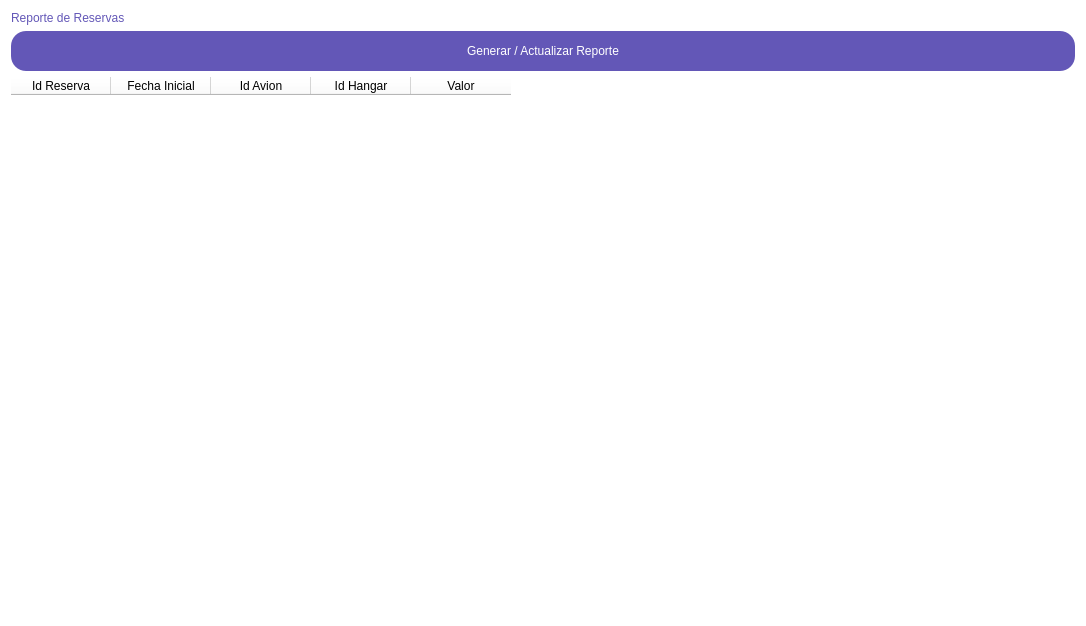
<?xml version="1.0" encoding="UTF-8"?>
<ui version="4.0">
 <class>Form</class>
 <widget class="QWidget" name="Form">
  <property name="geometry">
   <rect>
    <x>0</x>
    <y>0</y>
    <width>1086</width>
    <height>626</height>
   </rect>
  </property>
  <property name="windowTitle">
   <string>Form</string>
  </property>
  <property name="styleSheet">
   <string notr="true">QWidget
{
    background-color: white;
    border-radius: 20px;
}

QPushButton
{
    color: white;
    background-color: #6357B7;
    border-radius: 15px;
    font: 14pt &quot;Bahnschrift&quot;;
}

QPushButton:Pressed
{
    background-color: #C397E4;
}

QPushButton:disabled
{
    color: #6357B7;
    background-color: white;
    border-radius: 0px;
}

QLineEdit
{
    color: #6357B7;
    background-color: white;
    border : 2px solid #6357B7;
    border-radius: 15px;
    font: 10pt &quot;Bahnschrift&quot;;
    border: 1px solid #6357B7;
    padding: 10px;
}

QLabel
{
    background-color: transparent;
    color: #6357B7;
    font: 12pt &quot;Bahnschrift&quot;;
}

QComboBox
{
    border: 1px solid #6357B7;
    border-radius: 3px;
    padding: 1px 18px 1px 3px;
    min-width: 6em;
	color: #6357B7;
    font: 12pt &quot;Bahnschrift&quot;;
}

QTextEdit
{
    color: #6357B7;
    background-color: white;
    border : 2px solid #6357B7;
    border-radius: 15px;
    font: 14pt &quot;Bahnschrift&quot;;
    border: 1px solid #6357B7;
    padding: 13px;
}

QTableWidget
{
	color: #6357B7;
    font: 12pt &quot;Bahnschrift&quot;;
}</string>
  </property>
  <layout class="QVBoxLayout" name="verticalLayout">
   <item>
    <widget class="QLabel" name="label">
     <property name="text">
      <string>Reporte de Reservas</string>
     </property>
    </widget>
   </item>
   <item>
    <widget class="QPushButton" name="pushButton">
     <property name="minimumSize">
      <size>
       <width>50</width>
       <height>40</height>
      </size>
     </property>
     <property name="text">
      <string>Generar / Actualizar Reporte</string>
     </property>
    </widget>
   </item>
   <item>
    <widget class="QTableWidget" name="tableWidget">
     <column>
      <property name="text">
       <string>Id Reserva</string>
      </property>
     </column>
     <column>
      <property name="text">
       <string>Fecha Inicial</string>
      </property>
     </column>
     <column>
      <property name="text">
       <string>Id Avion</string>
      </property>
     </column>
     <column>
      <property name="text">
       <string>Id Hangar</string>
      </property>
     </column>
     <column>
      <property name="text">
       <string>Valor</string>
      </property>
     </column>
    </widget>
   </item>
  </layout>
 </widget>
 <resources/>
 <connections/>
</ui>
